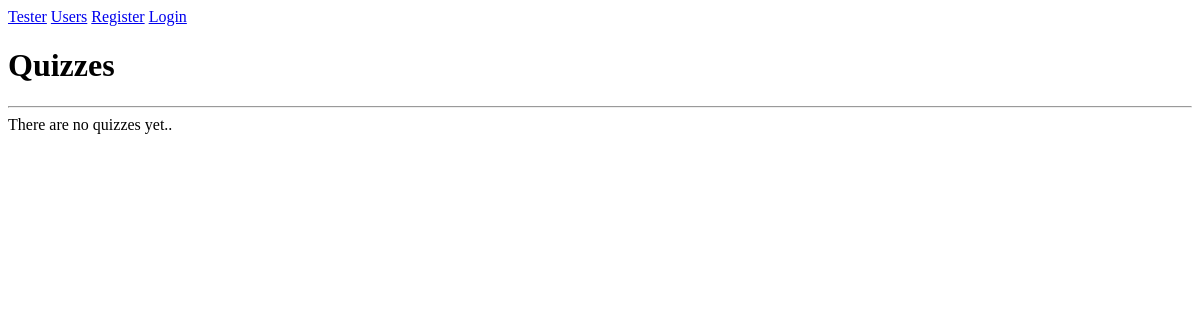
The app's page /, older data.
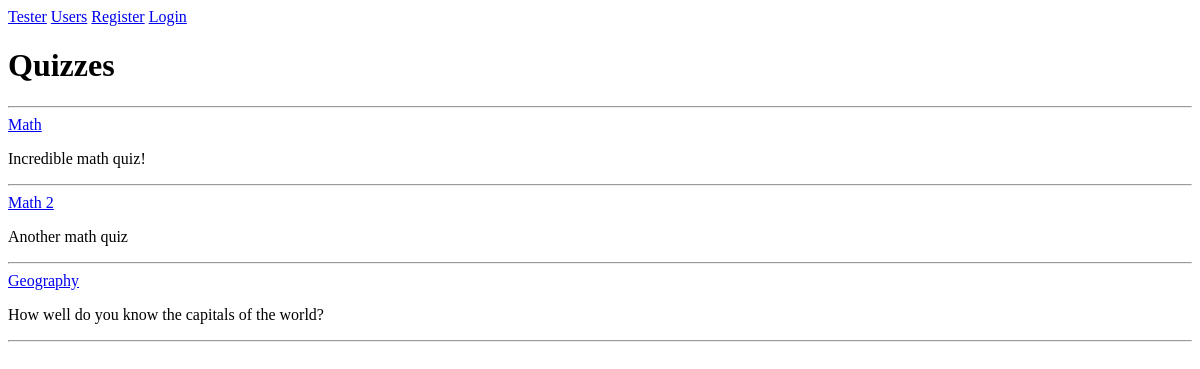
The same page, newer data.
### quizzes/models.py (models this page shows, shortened)
class Quiz(models.Model):
    title = models.CharField(max_length=128)
    description = models.CharField(max_length=512)

### quizzes/views.py (the view)
# urls.py: path('', QuizListView.as_view(), name='quiz_list'),#name='index'),
class QuizListView(ListView):
    model = Quiz
    template_name = 'quizzes/quiz_list.html'

### quizzes/templates/quizzes/quiz_list.html (shortened to what this page needs)
{% extends 'base.html' %}
{% block content %}
    <h1>Quizzes</h1>
    <hr>
    {% for quiz in object_list %}
        <div>
            <a href="{% url 'quizzes:quiz' quiz.pk %}">{{ quiz.title }}</a>
            <p> {{ quiz.description }} </p>
        </div>
        <hr>
    {% empty %}
        There are no quizzes yet..
    {% endfor %}
{% endblock %}

### users/templates/base.html (shortened to what this page needs)
{% load static %}
<!DOCTYPE html>
<html>
<head>
</head>
<body>
    <div id="header">
        <span class="logo"><a href="{% url 'quizzes:quiz_list' %}">Tester</a></span>
        <span><a href="{% url 'users:user_list' %}">Users</a></span>
        {% if request.user.is_authenticated %}
            <span><a href="{% url 'users:profile' request.user.id %}">{{ request.user.username }}</a></span>
            <span><a href="{% url 'users:logout' %}">Logout</a></span>
        {% else %}
            <span><a href="{% url 'users:register' %}">Register</a></span>
            <span><a href="{% url 'users:login' %}">Login</a></span>
        {% endif %}
    </div>
    <div id="content">
        {% block content %}
        {% endblock %}
    </div>
</body>
</html>

Row changes from the older to the newer data that the page shows:
added Quiz: title "Math", description "Incredible math quiz!"
added Quiz: title "Math 2", description "Another math quiz"
added Quiz: title "Geography", description "How well do you know the capitals of the world?"
Text that changed along with them:
text no longer shown: "There are no quizzes yet.."
